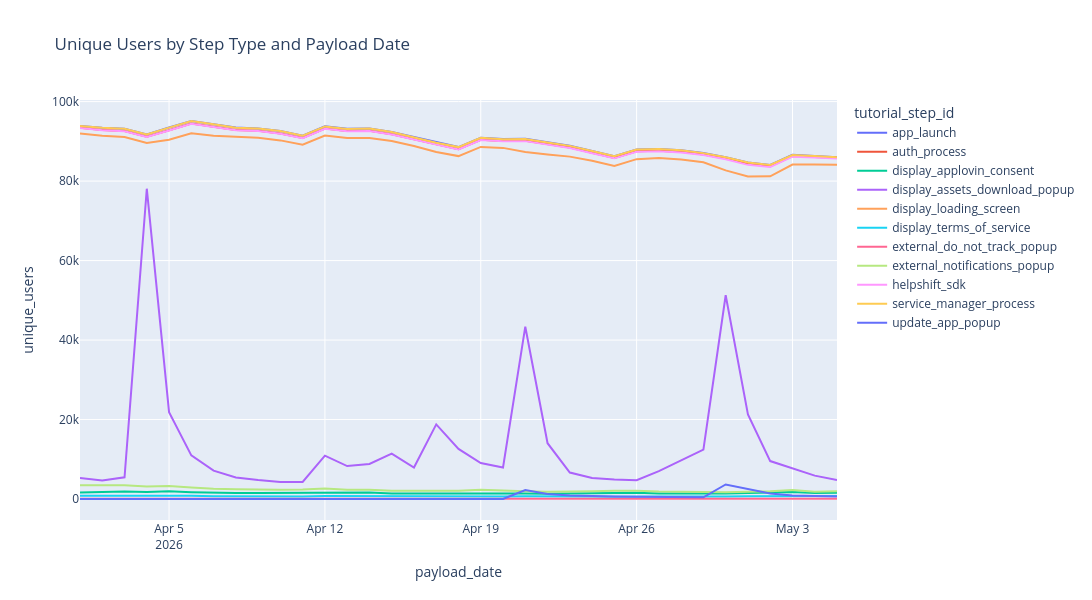

Write notebook code for a chart like this one.
### Code cell
fig = px.line(data_bootstrap_agg, 
              x='payload_date', 
              y='unique_users',
              color='tutorial_step_id',
              title='Unique Users by Step Type and Payload Date',
              width=1200,
              height=600,
              hover_data={'unique_users': True, 'payload_date': True, 'tutorial_step_id': True},
)
fig.show()

### Figure 1 — Plotly figure (JSON) as saved in the notebook; plotly's stock layout.template omitted (floating-point values rounded to 4 significant figures)
{"data": [{"customdata": [["app_launch"], ["app_launch"], ["app_launch"], ["app_launch"], ["app_launch"], ["app_launch"], ["app_launch"], ["app_launch"], ["app_launch"], ["app_launch"], ["app_launch"], ["app_launch"], ["app_launch"], ["app_launch"], ["app_launch"], ["app_launch"], ["app_launch"], ["app_launch"], ["app_launch"], ["app_launch"], ["app_launch"], ["app_launch"], ["app_launch"], ["app_launch"], ["app_launch"], ["app_launch"], ["app_launch"], ["app_launch"], ["app_launch"], ["app_launch"], ["app_launch"], ["app_launch"], ["app_launch"], ["app_launch"], ["app_launch"]], "hovertemplate": "tutorial_step_id=%{customdata[0]}<br>payload_date=%{x}<br>unique_users=%{y}<extra></extra>", "legendgroup": "app_launch", "line": {"color": "#636efa", "dash": "solid"}, "marker": {"symbol": "circle"}, "mode": "lines", "name": "app_launch", "orientation": "v", "showlegend": true, "type": "scatter", "x": ["2026-04-01", "2026-04-02", "2026-04-03", "2026-04-04", "2026-04-05", "2026-04-06", "2026-04-07", "2026-04-08", "2026-04-09", "2026-04-10", "2026-04-11", "2026-04-12", "2026-04-13", "2026-04-14", "2026-04-15", "2026-04-16", "2026-04-17", "2026-04-18", "2026-04-19", "2026-04-20", "2026-04-21", "2026-04-22", "2026-04-23", "2026-04-24", "2026-04-25", "2026-04-26", "2026-04-27", "2026-04-28", "2026-04-29", "2026-04-30", "2026-05-01", "2026-05-02", "2026-05-03", "2026-05-04", "2026-05-05"], "xaxis": "x", "y": [93889, 93412, 93171, 91726, 93480, 95123, 94303, 93474, 93255, 92593, 91417, 93782, 93149, 93231, 92372, 91066, 89683, 88568, 90903, 90579, 90630, 89745, 88878, 87593, 86261, 87980, 88069, 87770, 87068, 86032, 84680, 84072, 86598, 86322, 86008], "yaxis": "y"}, {"customdata": [["auth_process"], ["auth_process"], ["auth_process"], ["auth_process"], ["auth_process"], ["auth_process"], ["auth_process"], ["auth_process"], ["auth_process"], ["auth_process"], ["auth_process"], ["auth_process"], ["auth_process"], ["auth_process"], ["auth_process"], ["auth_process"], ["auth_process"], ["auth_process"], ["auth_process"], ["auth_process"], ["auth_process"], ["auth_process"], ["auth_process"], ["auth_process"], ["auth_process"], ["auth_process"], ["auth_process"], ["auth_process"], ["auth_process"], ["auth_process"], ["auth_process"], ["auth_process"], ["auth_process"], ["auth_process"], ["auth_process"]], "hovertemplate": "tutorial_step_id=%{customdata[0]}<br>payload_date=%{x}<br>unique_users=%{y}<extra></extra>", "legendgroup": "auth_process", "line": {"color": "#EF553B", "dash": "solid"}, "marker": {"symbol": "circle"}, "mode": "lines", "name": "auth_process", "orientation": "v", "showlegend": true, "type": "scatter", "x": ["2026-04-01", "2026-04-02", "2026-04-03", "2026-04-04", "2026-04-05", "2026-04-06", "2026-04-07", "2026-04-08", "2026-04-09", "2026-04-10", "2026-04-11", "2026-04-12", "2026-04-13", "2026-04-14", "2026-04-15", "2026-04-16", "2026-04-17", "2026-04-18", "2026-04-19", "2026-04-20", "2026-04-21", "2026-04-22", "2026-04-23", "2026-04-24", "2026-04-25", "2026-04-26", "2026-04-27", "2026-04-28", "2026-04-29", "2026-04-30", "2026-05-01", "2026-05-02", "2026-05-03", "2026-05-04", "2026-05-05"], "xaxis": "x", "y": [93398, 92858, 92582, 91147, 92798, 94472, 93664, 92857, 92653, 92003, 90858, 93209, 92617, 92655, 91815, 90550, 89163, 88047, 90412, 90095, 90145, 89268, 88440, 87109, 85833, 87509, 87624, 87353, 86692, 85659, 84297, 83726, 86317, 86069, 85906], "yaxis": "y"}, {"customdata": [["display_applovin_consent"], ["display_applovin_consent"], ["display_applovin_consent"], ["display_applovin_consent"], ["display_applovin_consent"], ["display_applovin_consent"], ["display_applovin_consent"], ["display_applovin_consent"], ["display_applovin_consent"], ["display_applovin_consent"], ["display_applovin_consent"], ["display_applovin_consent"], ["display_applovin_consent"], ["display_applovin_consent"], ["display_applovin_consent"], ["display_applovin_consent"], ["display_applovin_consent"], ["display_applovin_consent"], ["display_applovin_consent"], ["display_applovin_consent"], ["display_applovin_consent"], ["display_applovin_consent"], ["display_applovin_consent"], ["display_applovin_consent"], ["display_applovin_consent"], ["display_applovin_consent"], ["display_applovin_consent"], ["display_applovin_consent"], ["display_applovin_consent"], ["display_applovin_consent"], ["display_applovin_consent"], ["display_applovin_consent"], ["display_applovin_consent"], ["display_applovin_consent"], ["display_applovin_consent"]], "hovertemplate": "tutorial_step_id=%{customdata[0]}<br>payload_date=%{x}<br>unique_users=%{y}<extra></extra>", "legendgroup": "display_applovin_consent", "line": {"color": "#00cc96", "dash": "solid"}, "marker": {"symbol": "circle"}, "mode": "lines", "name": "display_applovin_consent", "orientation": "v", "showlegend": true, "type": "scatter", "x": ["2026-04-01", "2026-04-02", "2026-04-03", "2026-04-04", "2026-04-05", "2026-04-06", "2026-04-07", "2026-04-08", "2026-04-09", "2026-04-10", "2026-04-11", "2026-04-12", "2026-04-13", "2026-04-14", "2026-04-15", "2026-04-16", "2026-04-17", "2026-04-18", "2026-04-19", "2026-04-20", "2026-04-21", "2026-04-22", "2026-04-23", "2026-04-24", "2026-04-25", "2026-04-26", "2026-04-27", "2026-04-28", "2026-04-29", "2026-04-30", "2026-05-01", "2026-05-02", "2026-05-03", "2026-05-04", "2026-05-05"], "xaxis": "x", "y": [1665, 1748, 1894, 1750, 1947, 1717, 1574, 1503, 1499, 1536, 1425, 1642, 1593, 1623, 1396, 1399, 1377, 1408, 1566, 1497, 1416, 1347, 1414, 1508, 1582, 1584, 1397, 1335, 1264, 1365, 1484, 1546, 1755, 1482, 1577], "yaxis": "y"}, {"customdata": [["display_assets_download_popup"], ["display_assets_download_popup"], ["display_assets_download_popup"], ["display_assets_download_popup"], ["display_assets_download_popup"], ["display_assets_download_popup"], ["display_assets_download_popup"], ["display_assets_download_popup"], ["display_assets_download_popup"], ["display_assets_download_popup"], ["display_assets_download_popup"], ["display_assets_download_popup"], ["display_assets_download_popup"], ["display_assets_download_popup"], ["display_assets_download_popup"], ["display_assets_download_popup"], ["display_assets_download_popup"], ["display_assets_download_popup"], ["display_assets_download_popup"], ["display_assets_download_popup"], ["display_assets_download_popup"], ["display_assets_download_popup"], ["display_assets_download_popup"], ["display_assets_download_popup"], ["display_assets_download_popup"], ["display_assets_download_popup"], ["display_assets_download_popup"], ["display_assets_download_popup"], ["display_assets_download_popup"], ["display_assets_download_popup"], ["display_assets_download_popup"], ["display_assets_download_popup"], ["display_assets_download_popup"], ["display_assets_download_popup"], ["display_assets_download_popup"]], "hovertemplate": "tutorial_step_id=%{customdata[0]}<br>payload_date=%{x}<br>unique_users=%{y}<extra></extra>", "legendgroup": "display_assets_download_popup", "line": {"color": "#ab63fa", "dash": "solid"}, "marker": {"symbol": "circle"}, "mode": "lines", "name": "display_assets_download_popup", "orientation": "v", "showlegend": true, "type": "scatter", "x": ["2026-04-01", "2026-04-02", "2026-04-03", "2026-04-04", "2026-04-05", "2026-04-06", "2026-04-07", "2026-04-08", "2026-04-09", "2026-04-10", "2026-04-11", "2026-04-12", "2026-04-13", "2026-04-14", "2026-04-15", "2026-04-16", "2026-04-17", "2026-04-18", "2026-04-19", "2026-04-20", "2026-04-21", "2026-04-22", "2026-04-23", "2026-04-24", "2026-04-25", "2026-04-26", "2026-04-27", "2026-04-28", "2026-04-29", "2026-04-30", "2026-05-01", "2026-05-02", "2026-05-03", "2026-05-04", "2026-05-05"], "xaxis": "x", "y": [5277, 4666, 5468, 78083, 21846, 10982, 7145, 5422, 4765, 4304, 4290, 10915, 8286, 8817, 11411, 7929, 18782, 12596, 9047, 7932, 43359, 14041, 6664, 5290, 4934, 4742, 6996, 9745, 12423, 51277, 21256, 9547, 7634, 5882, 4807], "yaxis": "y"}, {"customdata": [["display_loading_screen"], ["display_loading_screen"], ["display_loading_screen"], ["display_loading_screen"], ["display_loading_screen"], ["display_loading_screen"], ["display_loading_screen"], ["display_loading_screen"], ["display_loading_screen"], ["display_loading_screen"], ["display_loading_screen"], ["display_loading_screen"], ["display_loading_screen"], ["display_loading_screen"], ["display_loading_screen"], ["display_loading_screen"], ["display_loading_screen"], ["display_loading_screen"], ["display_loading_screen"], ["display_loading_screen"], ["display_loading_screen"], ["display_loading_screen"], ["display_loading_screen"], ["display_loading_screen"], ["display_loading_screen"], ["display_loading_screen"], ["display_loading_screen"], ["display_loading_screen"], ["display_loading_screen"], ["display_loading_screen"], ["display_loading_screen"], ["display_loading_screen"], ["display_loading_screen"], ["display_loading_screen"], ["display_loading_screen"]], "hovertemplate": "tutorial_step_id=%{customdata[0]}<br>payload_date=%{x}<br>unique_users=%{y}<extra></extra>", "legendgroup": "display_loading_screen", "line": {"color": "#FFA15A", "dash": "solid"}, "marker": {"symbol": "circle"}, "mode": "lines", "name": "display_loading_screen", "orientation": "v", "showlegend": true, "type": "scatter", "x": ["2026-04-01", "2026-04-02", "2026-04-03", "2026-04-04", "2026-04-05", "2026-04-06", "2026-04-07", "2026-04-08", "2026-04-09", "2026-04-10", "2026-04-11", "2026-04-12", "2026-04-13", "2026-04-14", "2026-04-15", "2026-04-16", "2026-04-17", "2026-04-18", "2026-04-19", "2026-04-20", "2026-04-21", "2026-04-22", "2026-04-23", "2026-04-24", "2026-04-25", "2026-04-26", "2026-04-27", "2026-04-28", "2026-04-29", "2026-04-30", "2026-05-01", "2026-05-02", "2026-05-03", "2026-05-04", "2026-05-05"], "xaxis": "x", "y": [91970, 91441, 91111, 89607, 90420, 92010, 91404, 91111, 90897, 90244, 89156, 91442, 90837, 90821, 90103, 88845, 87321, 86294, 88605, 88355, 87325, 86700, 86159, 85095, 83781, 85524, 85825, 85413, 84757, 82706, 81145, 81190, 84153, 84180, 84106], "yaxis": "y"}, {"customdata": [["display_terms_of_service"], ["display_terms_of_service"], ["display_terms_of_service"], ["display_terms_of_service"], ["display_terms_of_service"], ["display_terms_of_service"], ["display_terms_of_service"], ["display_terms_of_service"], ["display_terms_of_service"], ["display_terms_of_service"], ["display_terms_of_service"], ["display_terms_of_service"], ["display_terms_of_service"], ["display_terms_of_service"], ["display_terms_of_service"], ["display_terms_of_service"], ["display_terms_of_service"], ["display_terms_of_service"], ["display_terms_of_service"], ["display_terms_of_service"], ["display_terms_of_service"], ["display_terms_of_service"], ["display_terms_of_service"], ["display_terms_of_service"], ["display_terms_of_service"], ["display_terms_of_service"], ["display_terms_of_service"], ["display_terms_of_service"], ["display_terms_of_service"], ["display_terms_of_service"], ["display_terms_of_service"], ["display_terms_of_service"], ["display_terms_of_service"], ["display_terms_of_service"], ["display_terms_of_service"]], "hovertemplate": "tutorial_step_id=%{customdata[0]}<br>payload_date=%{x}<br>unique_users=%{y}<extra></extra>", "legendgroup": "display_terms_of_service", "line": {"color": "#19d3f3", "dash": "solid"}, "marker": {"symbol": "circle"}, "mode": "lines", "name": "display_terms_of_service", "orientation": "v", "showlegend": true, "type": "scatter", "x": ["2026-04-01", "2026-04-02", "2026-04-03", "2026-04-04", "2026-04-05", "2026-04-06", "2026-04-07", "2026-04-08", "2026-04-09", "2026-04-10", "2026-04-11", "2026-04-12", "2026-04-13", "2026-04-14", "2026-04-15", "2026-04-16", "2026-04-17", "2026-04-18", "2026-04-19", "2026-04-20", "2026-04-21", "2026-04-22", "2026-04-23", "2026-04-24", "2026-04-25", "2026-04-26", "2026-04-27", "2026-04-28", "2026-04-29", "2026-04-30", "2026-05-01", "2026-05-02", "2026-05-03", "2026-05-04", "2026-05-05"], "xaxis": "x", "y": [830, 824, 906, 818, 924, 829, 695, 666, 665, 662, 632, 734, 705, 687, 622, 586, 599, 597, 683, 636, 664, 596, 598, 605, 586, 659, 649, 600, 562, 634, 711, 715, 838, 742, 732], "yaxis": "y"}, {"customdata": [["external_do_not_track_popup"], ["external_do_not_track_popup"], ["external_do_not_track_popup"], ["external_do_not_track_popup"], ["external_do_not_track_popup"], ["external_do_not_track_popup"], ["external_do_not_track_popup"], ["external_do_not_track_popup"], ["external_do_not_track_popup"], ["external_do_not_track_popup"], ["external_do_not_track_popup"], ["external_do_not_track_popup"], ["external_do_not_track_popup"], ["external_do_not_track_popup"], ["external_do_not_track_popup"], ["external_do_not_track_popup"], ["external_do_not_track_popup"], ["external_do_not_track_popup"], ["external_do_not_track_popup"], ["external_do_not_track_popup"], ["external_do_not_track_popup"], ["external_do_not_track_popup"], ["external_do_not_track_popup"], ["external_do_not_track_popup"], ["external_do_not_track_popup"], ["external_do_not_track_popup"], ["external_do_not_track_popup"], ["external_do_not_track_popup"], ["external_do_not_track_popup"], ["external_do_not_track_popup"], ["external_do_not_track_popup"], ["external_do_not_track_popup"], ["external_do_not_track_popup"], ["external_do_not_track_popup"], ["external_do_not_track_popup"]], "hovertemplate": "tutorial_step_id=%{customdata[0]}<br>payload_date=%{x}<br>unique_users=%{y}<extra></extra>", "legendgroup": "external_do_not_track_popup", "line": {"color": "#FF6692", "dash": "solid"}, "marker": {"symbol": "circle"}, "mode": "lines", "name": "external_do_not_track_popup", "orientation": "v", "showlegend": true, "type": "scatter", "x": ["2026-04-01", "2026-04-02", "2026-04-03", "2026-04-04", "2026-04-05", "2026-04-06", "2026-04-07", "2026-04-08", "2026-04-09", "2026-04-10", "2026-04-11", "2026-04-12", "2026-04-13", "2026-04-14", "2026-04-15", "2026-04-16", "2026-04-17", "2026-04-18", "2026-04-19", "2026-04-20", "2026-04-21", "2026-04-22", "2026-04-23", "2026-04-24", "2026-04-25", "2026-04-26", "2026-04-27", "2026-04-28", "2026-04-29", "2026-04-30", "2026-05-01", "2026-05-02", "2026-05-03", "2026-05-04", "2026-05-05"], "xaxis": "x", "y": [63, 58, 70, 65, 72, 64, 56, 62, 71, 53, 70, 62, 69, 58, 48, 53, 56, 62, 62, 64, 62, 51, 42, 52, 68, 72, 64, 51, 60, 61, 65, 84, 82, 53, 69], "yaxis": "y"}, {"customdata": [["external_notifications_popup"], ["external_notifications_popup"], ["external_notifications_popup"], ["external_notifications_popup"], ["external_notifications_popup"], ["external_notifications_popup"], ["external_notifications_popup"], ["external_notifications_popup"], ["external_notifications_popup"], ["external_notifications_popup"], ["external_notifications_popup"], ["external_notifications_popup"], ["external_notifications_popup"], ["external_notifications_popup"], ["external_notifications_popup"], ["external_notifications_popup"], ["external_notifications_popup"], ["external_notifications_popup"], ["external_notifications_popup"], ["external_notifications_popup"], ["external_notifications_popup"], ["external_notifications_popup"], ["external_notifications_popup"], ["external_notifications_popup"], ["external_notifications_popup"], ["external_notifications_popup"], ["external_notifications_popup"], ["external_notifications_popup"], ["external_notifications_popup"], ["external_notifications_popup"], ["external_notifications_popup"], ["external_notifications_popup"], ["external_notifications_popup"], ["external_notifications_popup"], ["external_notifications_popup"]], "hovertemplate": "tutorial_step_id=%{customdata[0]}<br>payload_date=%{x}<br>unique_users=%{y}<extra></extra>", "legendgroup": "external_notifications_popup", "line": {"color": "#B6E880", "dash": "solid"}, "marker": {"symbol": "circle"}, "mode": "lines", "name": "external_notifications_popup", "orientation": "v", "showlegend": true, "type": "scatter", "x": ["2026-04-01", "2026-04-02", "2026-04-03", "2026-04-04", "2026-04-05", "2026-04-06", "2026-04-07", "2026-04-08", "2026-04-09", "2026-04-10", "2026-04-11", "2026-04-12", "2026-04-13", "2026-04-14", "2026-04-15", "2026-04-16", "2026-04-17", "2026-04-18", "2026-04-19", "2026-04-20", "2026-04-21", "2026-04-22", "2026-04-23", "2026-04-24", "2026-04-25", "2026-04-26", "2026-04-27", "2026-04-28", "2026-04-29", "2026-04-30", "2026-05-01", "2026-05-02", "2026-05-03", "2026-05-04", "2026-05-05"], "xaxis": "x", "y": [3432, 3401, 3434, 3134, 3241, 2867, 2553, 2484, 2372, 2309, 2385, 2623, 2343, 2309, 2050, 1999, 1972, 2069, 2309, 2073, 1932, 1855, 1850, 1963, 2107, 2107, 1902, 1788, 1697, 1718, 1837, 1955, 2263, 1837, 1942], "yaxis": "y"}, {"customdata": [["helpshift_sdk"], ["helpshift_sdk"], ["helpshift_sdk"], ["helpshift_sdk"], ["helpshift_sdk"], ["helpshift_sdk"], ["helpshift_sdk"], ["helpshift_sdk"], ["helpshift_sdk"], ["helpshift_sdk"], ["helpshift_sdk"], ["helpshift_sdk"], ["helpshift_sdk"], ["helpshift_sdk"], ["helpshift_sdk"], ["helpshift_sdk"], ["helpshift_sdk"], ["helpshift_sdk"], ["helpshift_sdk"], ["helpshift_sdk"], ["helpshift_sdk"], ["helpshift_sdk"], ["helpshift_sdk"], ["helpshift_sdk"], ["helpshift_sdk"], ["helpshift_sdk"], ["helpshift_sdk"], ["helpshift_sdk"], ["helpshift_sdk"], ["helpshift_sdk"], ["helpshift_sdk"], ["helpshift_sdk"], ["helpshift_sdk"], ["helpshift_sdk"], ["helpshift_sdk"]], "hovertemplate": "tutorial_step_id=%{customdata[0]}<br>payload_date=%{x}<br>unique_users=%{y}<extra></extra>", "legendgroup": "helpshift_sdk", "line": {"color": "#FF97FF", "dash": "solid"}, "marker": {"symbol": "circle"}, "mode": "lines", "name": "helpshift_sdk", "orientation": "v", "showlegend": true, "type": "scatter", "x": ["2026-04-01", "2026-04-02", "2026-04-03", "2026-04-04", "2026-04-05", "2026-04-06", "2026-04-07", "2026-04-08", "2026-04-09", "2026-04-10", "2026-04-11", "2026-04-12", "2026-04-13", "2026-04-14", "2026-04-15", "2026-04-16", "2026-04-17", "2026-04-18", "2026-04-19", "2026-04-20", "2026-04-21", "2026-04-22", "2026-04-23", "2026-04-24", "2026-04-25", "2026-04-26", "2026-04-27", "2026-04-28", "2026-04-29", "2026-04-30", "2026-05-01", "2026-05-02", "2026-05-03", "2026-05-04", "2026-05-05"], "xaxis": "x", "y": [93344, 92820, 92546, 91102, 92747, 94401, 93594, 92787, 92584, 91916, 90780, 93142, 92532, 92577, 91740, 90478, 89088, 87976, 90317, 90018, 90057, 89148, 88347, 86995, 85726, 87378, 87503, 87200, 86545, 85511, 84085, 83555, 86156, 85908, 85712], "yaxis": "y"}, {"customdata": [["service_manager_process"], ["service_manager_process"], ["service_manager_process"], ["service_manager_process"], ["service_manager_process"], ["service_manager_process"], ["service_manager_process"], ["service_manager_process"], ["service_manager_process"], ["service_manager_process"], ["service_manager_process"], ["service_manager_process"], ["service_manager_process"], ["service_manager_process"], ["service_manager_process"], ["service_manager_process"], ["service_manager_process"], ["service_manager_process"], ["service_manager_process"], ["service_manager_process"], ["service_manager_process"], ["service_manager_process"], ["service_manager_process"], ["service_manager_process"], ["service_manager_process"], ["service_manager_process"], ["service_manager_process"], ["service_manager_process"], ["service_manager_process"], ["service_manager_process"], ["service_manager_process"], ["service_manager_process"], ["service_manager_process"], ["service_manager_process"], ["service_manager_process"]], "hovertemplate": "tutorial_step_id=%{customdata[0]}<br>payload_date=%{x}<br>unique_users=%{y}<extra></extra>", "legendgroup": "service_manager_process", "line": {"color": "#FECB52", "dash": "solid"}, "marker": {"symbol": "circle"}, "mode": "lines", "name": "service_manager_process", "orientation": "v", "showlegend": true, "type": "scatter", "x": ["2026-04-01", "2026-04-02", "2026-04-03", "2026-04-04", "2026-04-05", "2026-04-06", "2026-04-07", "2026-04-08", "2026-04-09", "2026-04-10", "2026-04-11", "2026-04-12", "2026-04-13", "2026-04-14", "2026-04-15", "2026-04-16", "2026-04-17", "2026-04-18", "2026-04-19", "2026-04-20", "2026-04-21", "2026-04-22", "2026-04-23", "2026-04-24", "2026-04-25", "2026-04-26", "2026-04-27", "2026-04-28", "2026-04-29", "2026-04-30", "2026-05-01", "2026-05-02", "2026-05-03", "2026-05-04", "2026-05-05"], "xaxis": "x", "y": [93878, 93408, 93161, 91720, 93460, 95099, 94292, 93454, 93243, 92580, 91401, 93763, 93135, 93214, 92347, 91046, 89659, 88556, 90889, 90558, 90606, 89720, 88867, 87576, 86240, 87955, 88047, 87750, 87040, 86002, 84657, 84050, 86574, 86302, 85974], "yaxis": "y"}, {"customdata": [["update_app_popup"], ["update_app_popup"], ["update_app_popup"], ["update_app_popup"], ["update_app_popup"], ["update_app_popup"], ["update_app_popup"], ["update_app_popup"], ["update_app_popup"], ["update_app_popup"], ["update_app_popup"], ["update_app_popup"], ["update_app_popup"], ["update_app_popup"], ["update_app_popup"], ["update_app_popup"], ["update_app_popup"], ["update_app_popup"]], "hovertemplate": "tutorial_step_id=%{customdata[0]}<br>payload_date=%{x}<br>unique_users=%{y}<extra></extra>", "legendgroup": "update_app_popup", "line": {"color": "#636efa", "dash": "solid"}, "marker": {"symbol": "circle"}, "mode": "lines", "name": "update_app_popup", "orientation": "v", "showlegend": true, "type": "scatter", "x": ["2026-04-01", "2026-04-02", "2026-04-20", "2026-04-21", "2026-04-22", "2026-04-23", "2026-04-24", "2026-04-25", "2026-04-26", "2026-04-27", "2026-04-28", "2026-04-29", "2026-04-30", "2026-05-01", "2026-05-02", "2026-05-03", "2026-05-04", "2026-05-05"], "xaxis": "x", "y": [1, 1, 1, 2260, 1270, 872, 696, 602, 541, 518, 447, 423, 3651, 2585, 1368, 904, 732, 657], "yaxis": "y"}], "layout": {"height": 600, "legend": {"title": {"text": "tutorial_step_id"}, "tracegroupgap": 0}, "title": {"text": "Unique Users by Step Type and Payload Date"}, "width": 1200, "xaxis": {"anchor": "y", "domain": [0, 1], "title": {"text": "payload_date"}}, "yaxis": {"anchor": "x", "domain": [0, 1], "title": {"text": "unique_users"}}}}
